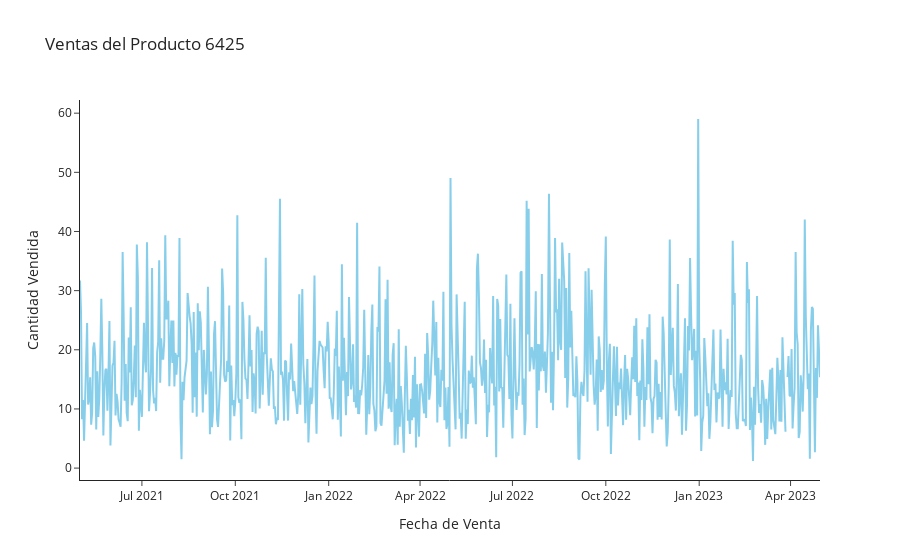

Notebook code for this chart:
### Code cell
articulo = 6425
filtered_df = (
    df.query("articulo == @articulo")
    .set_index("fecha_venta")
    .reindex(complete_range)
)

filtered_df["articulo"] = filtered_df["articulo"].fillna(method='ffill')

fig = px.line(
    filtered_df,
    x=filtered_df.index,
    y="cantidad",
    title=f"Ventas del Producto {articulo}",
    labels={"cantidad": "Unidades Vendidas", "fecha_venta": "Fecha"},
    color_discrete_sequence=["skyblue"],
    template="simple_white"
)

fig.update_layout(
    xaxis_title="Fecha de Venta",
    yaxis_title="Cantidad Vendida",
    hovermode="x"
)

fig.show()

### Figure 1 — Plotly figure (JSON) as saved in the notebook; plotly's stock layout.template omitted (floating-point values rounded to 4 significant figures; data arrays with more than 128 entries replaced by an {"elided": "..."} marker saying what was removed)
{"data": [{"hovertemplate": "index=%{x}<br>Unidades Vendidas=%{y}<extra></extra>", "legendgroup": "", "line": {"color": "skyblue", "dash": "solid"}, "marker": {"symbol": "circle"}, "mode": "lines", "name": "", "orientation": "v", "showlegend": false, "type": "scatter", "x": {"elided": "730 str values"}, "xaxis": "x", "y": {"elided": "730 float values"}, "yaxis": "y"}], "layout": {"hovermode": "x", "legend": {"tracegroupgap": 0}, "title": {"text": "Ventas del Producto 6425"}, "xaxis": {"anchor": "y", "domain": [0, 1], "title": {"text": "Fecha de Venta"}}, "yaxis": {"anchor": "x", "domain": [0, 1], "title": {"text": "Cantidad Vendida"}}}}
